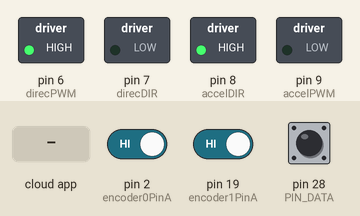
The sketch below on a simulated Arduino Mega 2560, built with avr-gcc and run on an emulated ATmega2560. Parts: switched loads named in the sketch (green lamp = pin HIGH). Dashed ring = blinking. The test bench sets the inputs (shaded band); at power-on: pin 28 (PIN_DATA) LOW, pin 2 (encoder0PinA) HIGH, pin 19 (encoder1PinA) HIGH. The ROS host is connected and sends only what is stated; pins used as bus, display or sensor lines are not drawn.

Above: at 1.2 s.
1.3 s: pin 28 (PIN_DATA) driven HIGH
At 2.2 s:
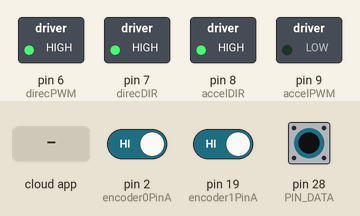
2.9 s: the phone or cloud app sets control_speed to -100
At 4.1 s:
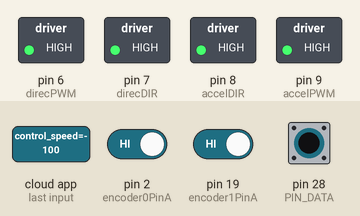
4.4 s: the phone or cloud app sets control_speed to 100
At 4.9 s:
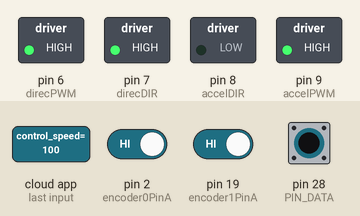
6.0 s: pin 28 (PIN_DATA) driven LOW
At 7.2 s:
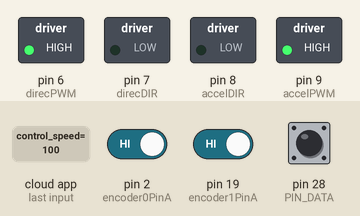
7.7 s: the phone or cloud app sets control_speed to -100
At 8.9 s:
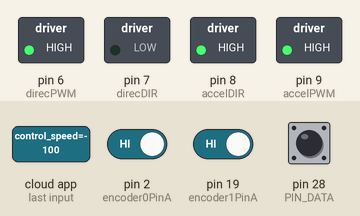
9.2 s: pin 28 (PIN_DATA) pulsed HIGH 5 times (0.12 s each, 0.3 s apart)
At 10.0 s:
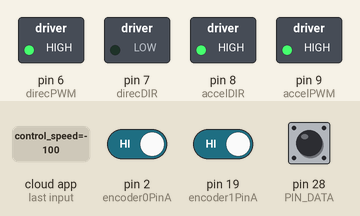
Timing chart, 0 to 12.2 s (numbered marks = the images above; inputs shaded):
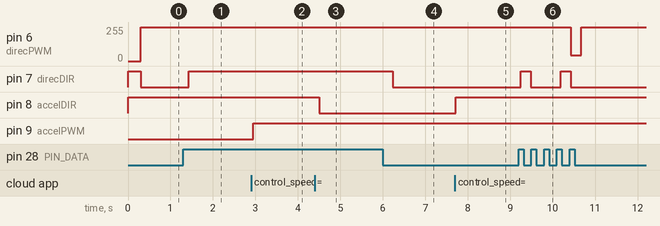

The sketch:

Arduino_Mega.ino
```cpp
/*** This is the code for the PID control system for both steering and velocity ***/
//inputs: Target steering angle and target speed from computer sent through ros
//output: PWM to both motor controllers

//Libraries
#include <PID_v1.h>
#include <ros.h>
#include <Arduino.h>
#include <std_msgs/Float64.h>
#include <std_msgs/Int32.h>

ros::NodeHandle nh; //Every Arduino code using rosserial needs this, this is the node handle that will allow the program to create publishers and subscribers and take care of serial port communications.


//*** Below are important pin configurations and constant values for absolute encoder
#define PIN_CS 24  //chip  select pin
#define PIN_CLOCK 26  //clock pin
#define PIN_DATA 28  //digital output pin
#define MID_POINT 457  // This is the amount of ticks when steering pole is straight ahead. This may change if absolute encoder loosens!! So just rostopic echo fwheel-tick and adjust it.

//*** Below are the pin configurations for both back wheel encoders. A is Green wire, B is White wire, Z is Yellow wire, Red and Black are 5V VCC and GND.
#define encoder0PinA 2
#define encoder0PinB 3
#define encoder0PinZ 18
#define encoder1PinA 19
#define encoder1PinB 20
#define encoder1PinZ 21

//*** Pin configurations from Aruidno to motor controllers. "accel" means rear motor controller, "direc means" front motor controller. "PWM" is the PWM signal generated by the PID algorithm. DIR
//is the direction of the PWM signal (positive or negative)
#define accelPWM 9
#define accelDIR 8
#define direcPWM 6
#define direcDIR 7

//*** Parameters for Acceleration PID
#define kpA 20
#define kiA 10
#define kdA 1

//*** Parameters for Direction PID
#define kpD 3
#define kiD 0.4
#define kdD 0

/*
//*** Midpoint and threshold for steering
#define STEERING_MID 457
#define STEERING_MIN 380
#define STEERING_MAX 525 */


double vCurrent, vTarget; //current speed and target speed
double target_angle, front_angle; // target angle given by computer (to be converted from radians to ticks) and current steering angle in ticks
double accelpwm; //variable for PWM value for acceleration
double direcpwm; //variable for PWM value for direction

//*** PID Algorithm function using current speed/angle, target speed/angle, and three k-values to output a PWM value.
PID accelPID (&vCurrent, &accelpwm, &vTarget, kpA, kiA, kdA, DIRECT);
PID direcPID (&front_angle, &direcpwm, &target_angle, kpD, kiD, kdD, DIRECT);

volatile int encoder0Pos = 0; //Left back wheel encoder ticks, this will be negative so we use the negative of this value in the code

//int encoder0; //encoder0Pos before for testing CCW OR CW
//int encoder0_b; //mark the encoder0Pos when pulses change

volatile int encoder1Pos = 0; //Right back wheel encoder ticks, this will be positive

//int encoder1; //encoder1Pos before for testing CCW OR CW
//int encoder1_b; //mark the encoder0Pos when pulse changes (this means that a revolution for the rear wheel has passed)


//*** Rosserial define its own data types all under the package "std_msgs". These are the data that we need to send to the computer through ROS, so we initialize them using "std_msgs".
//std_msgs::String str_msg;
std_msgs::Float64 left_encoder;
std_msgs::Float64 right_encoder;
std_msgs::Int32 front_pwm;
std_msgs::Int32 front_target;
std_msgs::Int32 tick;
std_msgs::Int32 back_pwm;
std_msgs::Float64 front_rad;

int absencoderPos; //Numbers of ticks from absolute encoder
double left_speed; //Left back wheel speed, calculated from the encoder turn rate
double right_speed; //Right back wheel speed, calculated from the encoder turn rate
double left_tick, right_tick; //variables to record ticks of the back wheel encoders at the previously recorded time stamp (for calculating encoder turn rate)


//fetch current left wheel speed from ROS
/*void currentSpeed_left(const std_msgs::Float64 &val) {
  left_speed = val.data;
} */

//fetch current right wheel speed from ROS
/*void currentSpeed_right(const std_msgs::Float64 &val) {
  right_speed = val.data;
}*/

//fetch current RAW data from absolute encoder from ROS and convert it to radians
/*void currentRadian_front(const std_msgs::Int32 &val) {
  front_angle = (double)val.data;
}*/

//Receive target speed from computer as std_msgs type and store the value inside a double type variable.
void targetSpeed(const std_msgs::Float64 &val) {
  vTarget = val.data;
}

//Receive target speed from computer as std_msgs type and store the value inside a double type variable. Converts from radians to ticks.
void targetRadian(const std_msgs::Float64 &val) {
  target_angle = (val.data / (2*PI)) * 1024;
  //Here we limit the maximum target angle to the maximum turning angle of the steering pole.
  if (target_angle > 72)
  {
    target_angle = 72;
  }
  else if (target_angle < -72)
  {
    target_angle = -72;
  }
}


//Here we instantiate our publishers and subscribers
//To instantiate a publisher, ros::Publisher <publisher name>(<"topic name">, &<published variable>);
//To instantiate a subscriber, //ros::Subscriber<std_msgs::Data Type> <subscriber name>(<"topic name">, &updateVTarget);
//ros::Subscriber<std_msgs::Int32> pc_vTarget("motor_vTarget", &updateVTarget);
ros::Publisher lwheel_speed("lwheel_speed", &left_encoder); //left back wheel speed
ros::Publisher rwheel_speed("rwheel_speed", &right_encoder); //right back wheel speed
ros::Publisher fwheel_pwm("fwheel_pwm", &front_pwm); //PWM signal calculated by the PID algorithm and sent to the front motor controller
ros::Publisher bwheel_pwm("bwheel_pwm", &back_pwm); //PWM signal calculated by the PID algorithm and sent to the back motor controller
ros::Publisher target_tick("target_tick", &front_target); //target tick for the PID algorithm, we are publishing this to monitor it
ros::Publisher fwheel_tick("fwheel_tick", &tick); //current tick from the absolute encoder, we are publishing this for the same reason
ros::Publisher fwheel_rad("fwheel_rad", &front_rad);
ros::Subscriber<std_msgs::Float64> control_speed("control_speed", &targetSpeed); //target speed from computer
ros::Subscriber<std_msgs::Float64> control_steering("control_steering", &targetRadian); //target radians from computer

unsigned long pub_time;

void setup() {
  nh.initNode();
  nh.advertise(lwheel_speed);
  nh.advertise(rwheel_speed);
  nh.advertise(fwheel_pwm);
  nh.advertise(bwheel_pwm);
  nh.advertise(target_tick);
  nh.advertise(fwheel_tick);
  nh.advertise(fwheel_rad);
  nh.subscribe(control_speed);
  nh.subscribe(control_steering);


  pinMode(encoder0PinA, INPUT);
  digitalWrite(encoder0PinA, HIGH);       // turn on pull-up resistor
  pinMode(encoder0PinB, INPUT);
  digitalWrite(encoder0PinB, HIGH);       // turn on pull-up resistor
  pinMode(encoder0PinZ, INPUT);
  digitalWrite(encoder0PinZ, HIGH);       // turn on pull-up resistor
  pinMode(encoder1PinA, INPUT);
  digitalWrite(encoder1PinA, HIGH);       // turn on pull-up resistor
  pinMode(encoder1PinB, INPUT);
  digitalWrite(encoder1PinB, HIGH);       // turn on pull-up resistor
  pinMode(encoder1PinZ, INPUT);
  digitalWrite(encoder1PinZ, HIGH);       // turn on pull-up resistor
  pinMode(PIN_CS, OUTPUT);
  pinMode(PIN_CLOCK, OUTPUT);
  pinMode(PIN_DATA, INPUT);
  digitalWrite(PIN_CLOCK, HIGH);
  digitalWrite(PIN_CS, LOW);
  pinMode(accelPWM, OUTPUT);
  pinMode(direcPWM, OUTPUT);
  pinMode(accelDIR, OUTPUT);
  pinMode(direcDIR, OUTPUT);

  attachInterrupt(digitalPinToInterrupt(encoder0PinA), doEncoder0A, RISING);  // Output channel A from encoder 0 -> interrupt pin 2
  //attachInterrupt(digitalPinToInterrupt(encoder0PinB), doEncoder0B, CHANGE);  // Output channel B from encoder 0 -> interrupt pin 3
//  attachInterrupt(digitalPinToInterrupt(encoder0PinZ), doEncoderC(0), RISING); // Output channel C from encoder 0 -> interrupt pin 18
  attachInterrupt(digitalPinToInterrupt(encoder1PinA), doEncoder1A, RISING);  // Output channel A from encoder 1 -> interrupt pin 2
  //attachInterrupt(digitalPinToInterrupt(encoder1PinB), doEncoder1B, CHANGE);  // Output channel B from encoder 1 -> interrupt pin 3
//  attachInterrupt(digitalPinToInterrupt(encoder1PinZ), doEncoderC(1), RISING); // Output channel C from encoder 1 -> interrupt pin 18

  //accept setPoint value from commands of PC
  //will it get update again if put in the setup() function?
  accelPID.SetMode(AUTOMATIC);
  direcPID.SetMode(AUTOMATIC);
  accelPID.SetOutputLimits(-255, 255);
  direcPID.SetOutputLimits(-255, 255);

  pub_time = millis();
  left_tick = 0;
  right_tick = 0;
}

void loop() {
  //Serial.print();
  //Serial.println((left_speed + right_speed) / 2);
  //Serial.print("encoder0Pos");
  Serial.println(-encoder0Pos);
  if(millis() - pub_time > 200) {
    left_speed = max((-encoder0Pos - left_tick)*PI*0.216/(8*(1000*0.2)), 0)/2; //ratio of encoder to wheel is 1:2 (shaft size)
    right_speed = max((encoder1Pos - right_tick)*PI*0.216/(8*(1000*0.2)), 0)/2;
    left_encoder.data = left_speed;
    right_encoder.data = left_speed;
    lwheel_speed.publish(&left_encoder);
    rwheel_speed.publish(&right_encoder);
    sendTicks();
    pub_time = millis();
    left_tick = -encoder0Pos;
    right_tick = encoder1Pos;
  }
  vCurrent = (left_speed + right_speed) / 2;
  //vCurrent = 0;
  front_target.data = target_angle;
  target_tick.publish(&front_target);
  updateVelocity();
  nh.spinOnce();
}

void sendTicks(){
  absencoderPos = 0;
  digitalWrite(PIN_CS, HIGH);
  digitalWrite(PIN_CS, LOW);
  for (int i=0; i<10; i++) {
    digitalWrite(PIN_CLOCK, LOW);
    delay(1);
    digitalWrite(PIN_CLOCK, HIGH);
    delay(1);

    absencoderPos = absencoderPos | digitalRead(PIN_DATA);

    if(i < 9) absencoderPos = absencoderPos << 1;
  }
  for (int i=0; i<6; i++) {
    digitalWrite(PIN_CLOCK, LOW);
    delay(1);
    digitalWrite(PIN_CLOCK, HIGH);
    delay(1);
  }
  digitalWrite(PIN_CLOCK, LOW);
  delay(1);
  digitalWrite(PIN_CLOCK, HIGH);
  delay(1);

  absencoderPos -= MID_POINT;
  absencoderPos = -absencoderPos;
  front_angle = absencoderPos;
  tick.data = absencoderPos;
  front_rad.data = absencoderPos*(2*PI)/1024;
  fwheel_tick.publish(&tick);
  fwheel_rad.publish(&front_rad);
}

void doEncoder0A() {
  /*  if (digitalRead(encoder0PinA) == HIGH){  //Commented out because we no longer need to reset the pulse, computer takes care of speed calc
      pulse0++;
    } */
    if (digitalRead(encoder0PinA) == digitalRead(encoder0PinB)){
      encoder0Pos--;
    }
    else {
      encoder0Pos++;
    }
/*    if (abs(encoder0) > abs(encoder0Pos)){  //Commented out because we no longer need to reset the pulse, computer takes care of speed calc
      pulse0 = 0;
    }*/
}

void doEncoder1A() {
    /*if (digitalRead(encoder1PinA) == HIGH){  //Commented out because we no longer need to reset the pulse, computer takes care of speed calc
      pulse1++;
    } */
    if (digitalRead(encoder1PinA) == digitalRead(encoder1PinB)){
      encoder1Pos--;
    }
    else {
      encoder1Pos++;
    }
   /* if (abs(encoder1) > abs(encoder1Pos)){  //Commented out because we no longer need to reset the pulse, computer takes care of speed calc
      pulse1 = 0;
    } */
}

void doEncoder0B() {
    if (digitalRead(encoder0PinA) == digitalRead(encoder0PinB)){
      encoder0Pos++;
    }
    else {
      encoder0Pos--;
    }
   /* if (abs(encoder0) > abs(encoder0Pos)){  //Commented out because we no longer need to reset the pulse, computer takes care of speed calc
      pulse0 = 0;
    }  */
}

void doEncoder1B() {
      if (digitalRead(encoder1PinA) == digitalRead(encoder1PinB)){
      encoder1Pos++;
    }
    else {
      encoder1Pos--;
    }
   /* if (abs(encoder1) > abs(encoder1Pos)){  //Commented out because we no longer need to reset the pulse, computer takes care of speed calc
      pulse1 = 0;
    }  */
}

/*void doEncoderC(bool encoderNum) {
  if (encoderNum == 0){
    encoder0Pos = 0;
  }
  else{
    encoder1Pos = 0;
  }
}
*/


void updateVelocity(){

    accelPID.Compute();
    direcPID.Compute();
    front_pwm.data = direcpwm;
    fwheel_pwm.publish(&front_pwm);
    back_pwm.data = accelpwm;
    bwheel_pwm.publish(&back_pwm);
    updateAccel(accelpwm, direcpwm);
   /* Seril.println(pwm, DEC);
    analogWrite(PWM, pwm);
    String str_pwm = String(pwm);
    int str_pwm_length = str_pwm.length() + 1;
    char pwm_str_array[str_pwm_length];
    str_pwm.toCharArray(pwm_str_array, str_pwm_length);
    str_msg.data = pwm_str_array;
    pub_vTarget.publish(&str_msg); */
}

//Remember to check whether the directions are correct
void updateAccel(int accelpwm, int direcpwm) {
  if(accelpwm <= 0) {
    digitalWrite(accelDIR, HIGH);
  }
  else {
    digitalWrite(accelDIR, LOW);
  }

  if(direcpwm >= 0) {
    digitalWrite(direcDIR, HIGH);
  }
  else {
    digitalWrite(direcDIR, LOW);
  }

  analogWrite(accelPWM, abs(accelpwm));

  analogWrite(direcPWM, abs(direcpwm));

}
```

Measured:
- after the input at 1.3 s, pin 7 (direcDIR): LOW → HIGH after 0.13 s
- after the input at 2.9 s, pin 9 (accelPWM): LOW → HIGH after 0.05 s
- after the input at 4.4 s, pin 8 (accelDIR): HIGH → LOW after 0.10 s
- after the input at 6.0 s, pin 7 (direcDIR): HIGH → LOW after 0.23 s
- after the input at 7.7 s, pin 8 (accelDIR): LOW → HIGH at once
- after the input at 9.2 s, pin 6 (direcPWM): 255/255 → 45/255 after 1.2 s, → 43/255 0.10 s later, → 255/255 0.14 s later; pin 7 (direcDIR): alternates HIGH for 0.24 s and LOW for 0.71 s, 4 changes in all, then stays LOW, starting after 0.05 s
